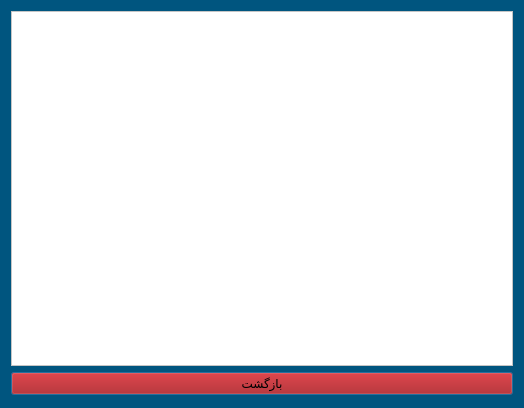
<?xml version="1.0" encoding="UTF-8"?>
<ui version="4.0">
 <class>history</class>
 <widget class="QDialog" name="history">
  <property name="geometry">
   <rect>
    <x>0</x>
    <y>0</y>
    <width>524</width>
    <height>408</height>
   </rect>
  </property>
  <property name="minimumSize">
   <size>
    <width>524</width>
    <height>408</height>
   </size>
  </property>
  <property name="maximumSize">
   <size>
    <width>524</width>
    <height>408</height>
   </size>
  </property>
  <property name="windowTitle">
   <string>Dialog</string>
  </property>
  <property name="styleSheet">
   <string notr="true">background-image: url();
background-color: rgb(0, 85, 127);</string>
  </property>
  <layout class="QGridLayout" name="gridLayout">
   <item row="0" column="0">
    <widget class="QScrollArea" name="scrollArea">
     <property name="maximumSize">
      <size>
       <width>572</width>
       <height>355</height>
      </size>
     </property>
     <property name="layoutDirection">
      <enum>Qt::LeftToRight</enum>
     </property>
     <property name="styleSheet">
      <string notr="true">background-color: rgb(255, 255, 255);</string>
     </property>
     <property name="widgetResizable">
      <bool>true</bool>
     </property>
     <widget class="QWidget" name="scrollAreaWidgetContents">
      <property name="geometry">
       <rect>
        <x>0</x>
        <y>0</y>
        <width>500</width>
        <height>348</height>
       </rect>
      </property>
      <layout class="QVBoxLayout" name="verticalLayout"/>
     </widget>
    </widget>
   </item>
   <item row="1" column="0">
    <widget class="QPushButton" name="pushButton_2">
     <property name="styleSheet">
      <string notr="true">background-color: rgb(170, 0, 0);
color: rgb(0, 0, 0);</string>
     </property>
     <property name="text">
      <string>بازگشت</string>
     </property>
    </widget>
   </item>
  </layout>
 </widget>
 <resources/>
 <connections/>
</ui>
